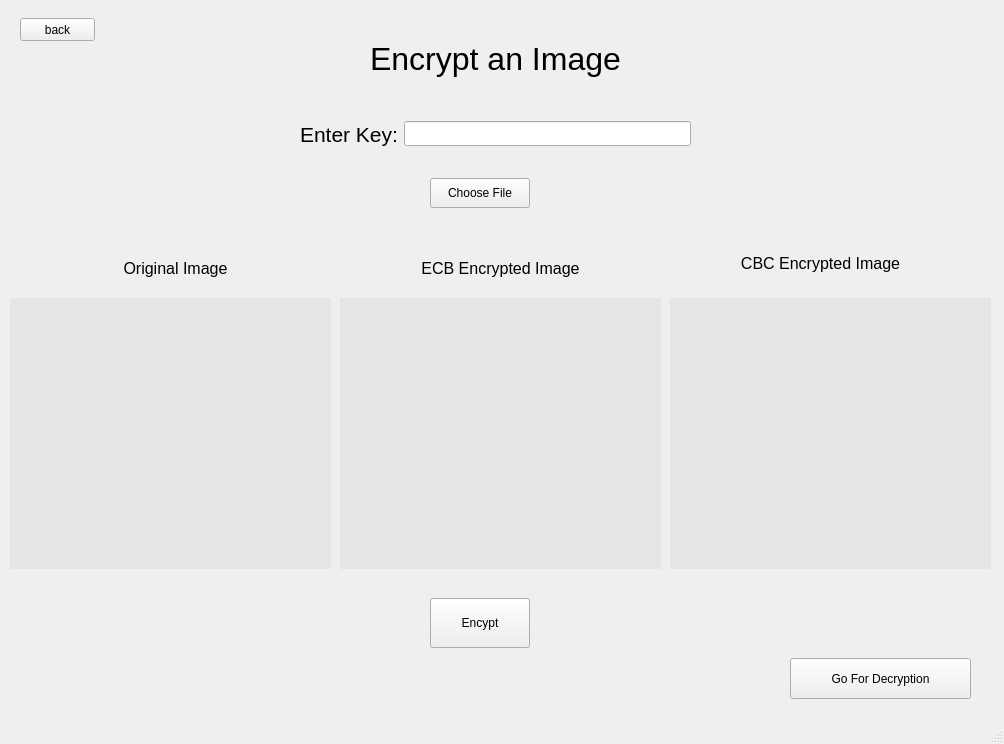
<?xml version="1.0" encoding="UTF-8"?>
<ui version="4.0">
 <class>MainWindow</class>
 <widget class="QMainWindow" name="MainWindow">
  <property name="geometry">
   <rect>
    <x>0</x>
    <y>0</y>
    <width>1004</width>
    <height>744</height>
   </rect>
  </property>
  <property name="windowTitle">
   <string>MainWindow</string>
  </property>
  <widget class="QWidget" name="centralwidget">
   <widget class="QStackedWidget" name="stackedWidget">
    <property name="geometry">
     <rect>
      <x>10</x>
      <y>8</y>
      <width>991</width>
      <height>711</height>
     </rect>
    </property>
    <property name="minimumSize">
     <size>
      <width>0</width>
      <height>0</height>
     </size>
    </property>
    <property name="currentIndex">
     <number>1</number>
    </property>
    <widget class="QWidget" name="page">
     <widget class="QWidget" name="verticalLayoutWidget">
      <property name="geometry">
       <rect>
        <x>380</x>
        <y>250</y>
        <width>231</width>
        <height>221</height>
       </rect>
      </property>
      <layout class="QVBoxLayout" name="verticalLayout">
       <property name="topMargin">
        <number>0</number>
       </property>
       <item>
        <widget class="QPushButton" name="pushButton">
         <property name="enabled">
          <bool>true</bool>
         </property>
         <property name="sizePolicy">
          <sizepolicy hsizetype="Expanding" vsizetype="Maximum">
           <horstretch>0</horstretch>
           <verstretch>0</verstretch>
          </sizepolicy>
         </property>
         <property name="minimumSize">
          <size>
           <width>0</width>
           <height>40</height>
          </size>
         </property>
         <property name="text">
          <string>Encrypt</string>
         </property>
        </widget>
       </item>
       <item>
        <widget class="QPushButton" name="pushButton_2">
         <property name="minimumSize">
          <size>
           <width>0</width>
           <height>40</height>
          </size>
         </property>
         <property name="text">
          <string>Decrypt</string>
         </property>
        </widget>
       </item>
      </layout>
     </widget>
     <widget class="QLabel" name="label">
      <property name="geometry">
       <rect>
        <x>150</x>
        <y>160</y>
        <width>711</width>
        <height>61</height>
       </rect>
      </property>
      <property name="font">
       <font>
        <pointsize>24</pointsize>
       </font>
      </property>
      <property name="text">
       <string>Select Option to Encrypt or decrypt</string>
      </property>
      <property name="alignment">
       <set>Qt::AlignCenter</set>
      </property>
     </widget>
    </widget>
    <widget class="QWidget" name="page_2">
     <widget class="QWidget" name="horizontalLayoutWidget">
      <property name="geometry">
       <rect>
        <x>290</x>
        <y>100</y>
        <width>391</width>
        <height>52</height>
       </rect>
      </property>
      <layout class="QHBoxLayout" name="horizontalLayout">
       <item>
        <widget class="QLabel" name="label_2">
         <property name="font">
          <font>
           <pointsize>16</pointsize>
          </font>
         </property>
         <property name="text">
          <string>Enter Key:</string>
         </property>
        </widget>
       </item>
       <item>
        <widget class="QLineEdit" name="lineEdit">
         <property name="minimumSize">
          <size>
           <width>0</width>
           <height>25</height>
          </size>
         </property>
        </widget>
       </item>
      </layout>
     </widget>
     <widget class="QPushButton" name="pushButton_3">
      <property name="geometry">
       <rect>
        <x>420</x>
        <y>170</y>
        <width>100</width>
        <height>30</height>
       </rect>
      </property>
      <property name="text">
       <string>Choose File</string>
      </property>
     </widget>
     <widget class="QPushButton" name="pushButton_4">
      <property name="geometry">
       <rect>
        <x>420</x>
        <y>590</y>
        <width>100</width>
        <height>50</height>
       </rect>
      </property>
      <property name="text">
       <string>Encypt</string>
      </property>
     </widget>
     <widget class="QLabel" name="label_3">
      <property name="geometry">
       <rect>
        <x>220</x>
        <y>20</y>
        <width>531</width>
        <height>61</height>
       </rect>
      </property>
      <property name="font">
       <font>
        <pointsize>24</pointsize>
       </font>
      </property>
      <property name="text">
       <string>Encrypt an Image</string>
      </property>
      <property name="alignment">
       <set>Qt::AlignCenter</set>
      </property>
     </widget>
     <widget class="QPushButton" name="pushButton_7">
      <property name="geometry">
       <rect>
        <x>10</x>
        <y>10</y>
        <width>75</width>
        <height>23</height>
       </rect>
      </property>
      <property name="text">
       <string>back</string>
      </property>
     </widget>
     <widget class="QLabel" name="lbl">
      <property name="geometry">
       <rect>
        <x>0</x>
        <y>290</y>
        <width>321</width>
        <height>271</height>
       </rect>
      </property>
      <property name="styleSheet">
       <string notr="true">background-color:rgba(128,128,128,0.1)</string>
      </property>
      <property name="frameShadow">
       <enum>QFrame::Raised</enum>
      </property>
      <property name="text">
       <string/>
      </property>
      <property name="alignment">
       <set>Qt::AlignCenter</set>
      </property>
     </widget>
     <widget class="QLabel" name="label_11">
      <property name="geometry">
       <rect>
        <x>40</x>
        <y>240</y>
        <width>251</width>
        <height>41</height>
       </rect>
      </property>
      <property name="font">
       <font>
        <pointsize>12</pointsize>
       </font>
      </property>
      <property name="text">
       <string>Original Image</string>
      </property>
      <property name="alignment">
       <set>Qt::AlignCenter</set>
      </property>
     </widget>
     <widget class="QLabel" name="label_12">
      <property name="geometry">
       <rect>
        <x>360</x>
        <y>240</y>
        <width>261</width>
        <height>41</height>
       </rect>
      </property>
      <property name="font">
       <font>
        <pointsize>12</pointsize>
       </font>
      </property>
      <property name="text">
       <string>ECB Encrypted Image</string>
      </property>
      <property name="alignment">
       <set>Qt::AlignCenter</set>
      </property>
     </widget>
     <widget class="QLabel" name="label_13">
      <property name="geometry">
       <rect>
        <x>680</x>
        <y>230</y>
        <width>261</width>
        <height>51</height>
       </rect>
      </property>
      <property name="font">
       <font>
        <pointsize>12</pointsize>
       </font>
      </property>
      <property name="text">
       <string>CBC Encrypted Image</string>
      </property>
      <property name="alignment">
       <set>Qt::AlignCenter</set>
      </property>
     </widget>
     <widget class="QLabel" name="lbl_5">
      <property name="geometry">
       <rect>
        <x>330</x>
        <y>290</y>
        <width>321</width>
        <height>271</height>
       </rect>
      </property>
      <property name="styleSheet">
       <string notr="true">background-color:rgba(128,128,128,0.1)</string>
      </property>
      <property name="frameShadow">
       <enum>QFrame::Raised</enum>
      </property>
      <property name="text">
       <string/>
      </property>
      <property name="alignment">
       <set>Qt::AlignCenter</set>
      </property>
     </widget>
     <widget class="QLabel" name="lbl_6">
      <property name="geometry">
       <rect>
        <x>660</x>
        <y>290</y>
        <width>321</width>
        <height>271</height>
       </rect>
      </property>
      <property name="styleSheet">
       <string notr="true">background-color:rgba(128,128,128,0.1)</string>
      </property>
      <property name="frameShadow">
       <enum>QFrame::Raised</enum>
      </property>
      <property name="text">
       <string/>
      </property>
      <property name="alignment">
       <set>Qt::AlignCenter</set>
      </property>
     </widget>
     <widget class="QPushButton" name="pushButton_5">
      <property name="geometry">
       <rect>
        <x>780</x>
        <y>650</y>
        <width>181</width>
        <height>41</height>
       </rect>
      </property>
      <property name="minimumSize">
       <size>
        <width>0</width>
        <height>40</height>
       </size>
      </property>
      <property name="text">
       <string>Go For Decryption</string>
      </property>
     </widget>
    </widget>
    <widget class="QWidget" name="page_3">
     <widget class="QPushButton" name="pushButton_6">
      <property name="geometry">
       <rect>
        <x>690</x>
        <y>80</y>
        <width>100</width>
        <height>50</height>
       </rect>
      </property>
      <property name="text">
       <string>Decrypt</string>
      </property>
     </widget>
     <widget class="QWidget" name="horizontalLayoutWidget_2">
      <property name="geometry">
       <rect>
        <x>240</x>
        <y>80</y>
        <width>391</width>
        <height>52</height>
       </rect>
      </property>
      <layout class="QHBoxLayout" name="horizontalLayout_2">
       <item>
        <widget class="QLabel" name="label_5">
         <property name="font">
          <font>
           <pointsize>16</pointsize>
          </font>
         </property>
         <property name="text">
          <string>Enter Key:</string>
         </property>
        </widget>
       </item>
       <item>
        <widget class="QLineEdit" name="lineEdit_2">
         <property name="minimumSize">
          <size>
           <width>0</width>
           <height>25</height>
          </size>
         </property>
        </widget>
       </item>
      </layout>
     </widget>
     <widget class="QLabel" name="label_4">
      <property name="geometry">
       <rect>
        <x>250</x>
        <y>10</y>
        <width>511</width>
        <height>61</height>
       </rect>
      </property>
      <property name="font">
       <font>
        <pointsize>24</pointsize>
       </font>
      </property>
      <property name="text">
       <string>Decypt an Image</string>
      </property>
      <property name="alignment">
       <set>Qt::AlignCenter</set>
      </property>
     </widget>
     <widget class="QPushButton" name="pushButton_8">
      <property name="geometry">
       <rect>
        <x>10</x>
        <y>10</y>
        <width>75</width>
        <height>23</height>
       </rect>
      </property>
      <property name="text">
       <string>back</string>
      </property>
     </widget>
     <widget class="QLabel" name="label_14">
      <property name="geometry">
       <rect>
        <x>540</x>
        <y>150</y>
        <width>261</width>
        <height>41</height>
       </rect>
      </property>
      <property name="font">
       <font>
        <pointsize>12</pointsize>
       </font>
      </property>
      <property name="text">
       <string>ECB Decrypted Image</string>
      </property>
      <property name="alignment">
       <set>Qt::AlignCenter</set>
      </property>
     </widget>
     <widget class="QLabel" name="label_15">
      <property name="geometry">
       <rect>
        <x>200</x>
        <y>150</y>
        <width>261</width>
        <height>41</height>
       </rect>
      </property>
      <property name="font">
       <font>
        <pointsize>12</pointsize>
       </font>
      </property>
      <property name="text">
       <string>ECB Encrypted Image</string>
      </property>
      <property name="alignment">
       <set>Qt::AlignCenter</set>
      </property>
     </widget>
     <widget class="QLabel" name="lbl_8">
      <property name="geometry">
       <rect>
        <x>190</x>
        <y>190</y>
        <width>291</width>
        <height>221</height>
       </rect>
      </property>
      <property name="styleSheet">
       <string notr="true">background-color:rgba(128,128,128,0.1)</string>
      </property>
      <property name="frameShadow">
       <enum>QFrame::Raised</enum>
      </property>
      <property name="text">
       <string/>
      </property>
      <property name="alignment">
       <set>Qt::AlignCenter</set>
      </property>
     </widget>
     <widget class="QLabel" name="lbl_9">
      <property name="geometry">
       <rect>
        <x>520</x>
        <y>190</y>
        <width>291</width>
        <height>221</height>
       </rect>
      </property>
      <property name="styleSheet">
       <string notr="true">background-color:rgba(128,128,128,0.1)</string>
      </property>
      <property name="frameShadow">
       <enum>QFrame::Raised</enum>
      </property>
      <property name="text">
       <string/>
      </property>
      <property name="alignment">
       <set>Qt::AlignCenter</set>
      </property>
     </widget>
     <widget class="QLabel" name="label_16">
      <property name="geometry">
       <rect>
        <x>540</x>
        <y>440</y>
        <width>261</width>
        <height>41</height>
       </rect>
      </property>
      <property name="font">
       <font>
        <pointsize>12</pointsize>
       </font>
      </property>
      <property name="text">
       <string>CBC Decrypted Image</string>
      </property>
      <property name="alignment">
       <set>Qt::AlignCenter</set>
      </property>
     </widget>
     <widget class="QLabel" name="label_17">
      <property name="geometry">
       <rect>
        <x>200</x>
        <y>440</y>
        <width>261</width>
        <height>41</height>
       </rect>
      </property>
      <property name="font">
       <font>
        <pointsize>12</pointsize>
       </font>
      </property>
      <property name="text">
       <string>CBC Encrypted Image</string>
      </property>
      <property name="alignment">
       <set>Qt::AlignCenter</set>
      </property>
     </widget>
     <widget class="QLabel" name="lbl_10">
      <property name="geometry">
       <rect>
        <x>520</x>
        <y>480</y>
        <width>291</width>
        <height>221</height>
       </rect>
      </property>
      <property name="styleSheet">
       <string notr="true">background-color:rgba(128,128,128,0.1)</string>
      </property>
      <property name="frameShadow">
       <enum>QFrame::Raised</enum>
      </property>
      <property name="text">
       <string/>
      </property>
      <property name="alignment">
       <set>Qt::AlignCenter</set>
      </property>
     </widget>
     <widget class="QLabel" name="lbl_11">
      <property name="geometry">
       <rect>
        <x>190</x>
        <y>480</y>
        <width>291</width>
        <height>221</height>
       </rect>
      </property>
      <property name="styleSheet">
       <string notr="true">background-color:rgba(128,128,128,0.1)</string>
      </property>
      <property name="frameShadow">
       <enum>QFrame::Raised</enum>
      </property>
      <property name="text">
       <string/>
      </property>
      <property name="alignment">
       <set>Qt::AlignCenter</set>
      </property>
     </widget>
    </widget>
   </widget>
  </widget>
  <widget class="QStatusBar" name="statusbar"/>
 </widget>
 <resources/>
 <connections/>
</ui>
